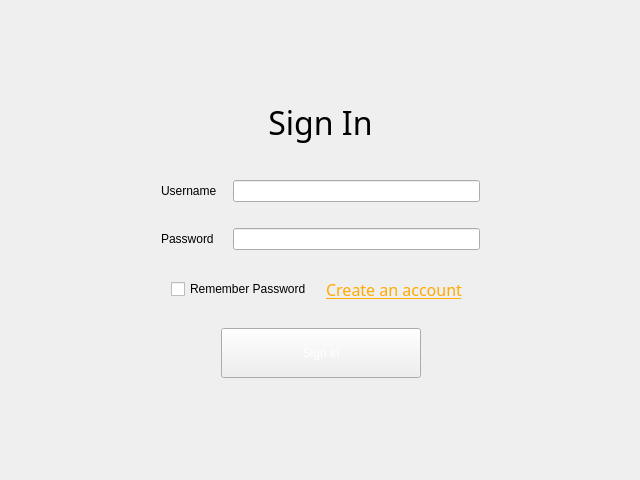
<?xml version="1.0" encoding="UTF-8"?>
<ui version="4.0">
 <class>Login</class>
 <widget class="QDialog" name="Login">
  <property name="geometry">
   <rect>
    <x>0</x>
    <y>0</y>
    <width>640</width>
    <height>480</height>
   </rect>
  </property>
  <property name="minimumSize">
   <size>
    <width>640</width>
    <height>480</height>
   </size>
  </property>
  <property name="windowTitle">
   <string>Dialog</string>
  </property>
  <layout class="QVBoxLayout" name="verticalLayout">
   <item>
    <widget class="TitleWg" name="title_wg" native="true"/>
   </item>
   <item>
    <widget class="QStackedWidget" name="stackedWidget">
     <property name="currentIndex">
      <number>0</number>
     </property>
     <widget class="QWidget" name="login_page">
      <layout class="QVBoxLayout" name="verticalLayout_3">
       <item>
        <spacer name="verticalSpacer_3">
         <property name="orientation">
          <enum>Qt::Vertical</enum>
         </property>
         <property name="sizeHint" stdset="0">
          <size>
           <width>20</width>
           <height>27</height>
          </size>
         </property>
        </spacer>
       </item>
       <item>
        <widget class="QWidget" name="widget" native="true">
         <layout class="QHBoxLayout" name="horizontalLayout">
          <item>
           <spacer name="horizontalSpacer_3">
            <property name="orientation">
             <enum>Qt::Horizontal</enum>
            </property>
            <property name="sizeHint" stdset="0">
             <size>
              <width>40</width>
              <height>20</height>
             </size>
            </property>
           </spacer>
          </item>
          <item>
           <widget class="QWidget" name="widget_2" native="true">
            <layout class="QVBoxLayout" name="verticalLayout_2">
             <item>
              <widget class="QLabel" name="label">
               <property name="font">
                <font>
                 <family>新宋体</family>
                 <pointsize>24</pointsize>
                </font>
               </property>
               <property name="text">
                <string>Sign In</string>
               </property>
               <property name="alignment">
                <set>Qt::AlignCenter</set>
               </property>
              </widget>
             </item>
             <item>
              <spacer name="verticalSpacer_4">
               <property name="orientation">
                <enum>Qt::Vertical</enum>
               </property>
               <property name="sizeType">
                <enum>QSizePolicy::Fixed</enum>
               </property>
               <property name="sizeHint" stdset="0">
                <size>
                 <width>20</width>
                 <height>20</height>
                </size>
               </property>
              </spacer>
             </item>
             <item>
              <widget class="QWidget" name="widget_3" native="true">
               <layout class="QGridLayout" name="gridLayout">
                <item row="1" column="0">
                 <spacer name="verticalSpacer">
                  <property name="orientation">
                   <enum>Qt::Vertical</enum>
                  </property>
                  <property name="sizeType">
                   <enum>QSizePolicy::Fixed</enum>
                  </property>
                  <property name="sizeHint" stdset="0">
                   <size>
                    <width>20</width>
                    <height>20</height>
                   </size>
                  </property>
                 </spacer>
                </item>
                <item row="0" column="2">
                 <widget class="QLineEdit" name="user_login"/>
                </item>
                <item row="2" column="2">
                 <widget class="QLineEdit" name="passwd_login"/>
                </item>
                <item row="0" column="0">
                 <widget class="QLabel" name="label_2">
                  <property name="text">
                   <string>Username</string>
                  </property>
                 </widget>
                </item>
                <item row="2" column="0">
                 <widget class="QLabel" name="label_3">
                  <property name="text">
                   <string>Password</string>
                  </property>
                 </widget>
                </item>
                <item row="0" column="1">
                 <spacer name="horizontalSpacer_5">
                  <property name="orientation">
                   <enum>Qt::Horizontal</enum>
                  </property>
                  <property name="sizeType">
                   <enum>QSizePolicy::Fixed</enum>
                  </property>
                  <property name="sizeHint" stdset="0">
                   <size>
                    <width>10</width>
                    <height>20</height>
                   </size>
                  </property>
                 </spacer>
                </item>
               </layout>
              </widget>
             </item>
             <item>
              <widget class="QWidget" name="widget_4" native="true">
               <layout class="QHBoxLayout" name="horizontalLayout_2">
                <item>
                 <spacer name="horizontalSpacer_6">
                  <property name="orientation">
                   <enum>Qt::Horizontal</enum>
                  </property>
                  <property name="sizeType">
                   <enum>QSizePolicy::Fixed</enum>
                  </property>
                  <property name="sizeHint" stdset="0">
                   <size>
                    <width>10</width>
                    <height>20</height>
                   </size>
                  </property>
                 </spacer>
                </item>
                <item>
                 <widget class="QCheckBox" name="remember_pwd">
                  <property name="text">
                   <string>Remember Password</string>
                  </property>
                 </widget>
                </item>
                <item>
                 <widget class="QToolButton" name="toolButton">
                  <property name="font">
                   <font>
                    <family>新宋体</family>
                    <pointsize>12</pointsize>
                    <underline>true</underline>
                   </font>
                  </property>
                  <property name="styleSheet">
                   <string notr="true">color: rgb(255, 170, 0);</string>
                  </property>
                  <property name="text">
                   <string>Create an account</string>
                  </property>
                  <property name="autoRaise">
                   <bool>true</bool>
                  </property>
                 </widget>
                </item>
                <item>
                 <spacer name="horizontalSpacer_7">
                  <property name="orientation">
                   <enum>Qt::Horizontal</enum>
                  </property>
                  <property name="sizeType">
                   <enum>QSizePolicy::Fixed</enum>
                  </property>
                  <property name="sizeHint" stdset="0">
                   <size>
                    <width>10</width>
                    <height>20</height>
                   </size>
                  </property>
                 </spacer>
                </item>
               </layout>
              </widget>
             </item>
             <item>
              <widget class="QWidget" name="widget_5" native="true">
               <layout class="QHBoxLayout" name="horizontalLayout_3">
                <item>
                 <spacer name="horizontalSpacer">
                  <property name="orientation">
                   <enum>Qt::Horizontal</enum>
                  </property>
                  <property name="sizeHint" stdset="0">
                   <size>
                    <width>52</width>
                    <height>20</height>
                   </size>
                  </property>
                 </spacer>
                </item>
                <item>
                 <widget class="QToolButton" name="login_btn">
                  <property name="minimumSize">
                   <size>
                    <width>200</width>
                    <height>50</height>
                   </size>
                  </property>
                  <property name="maximumSize">
                   <size>
                    <width>200</width>
                    <height>50</height>
                   </size>
                  </property>
                  <property name="styleSheet">
                   <string notr="true">border-image: url(:/images/balckButton.png);
font: 18pt &quot;新宋体&quot;;
color: rgb(255, 255, 255);</string>
                  </property>
                  <property name="text">
                   <string>Sign in</string>
                  </property>
                 </widget>
                </item>
                <item>
                 <spacer name="horizontalSpacer_2">
                  <property name="orientation">
                   <enum>Qt::Horizontal</enum>
                  </property>
                  <property name="sizeHint" stdset="0">
                   <size>
                    <width>52</width>
                    <height>20</height>
                   </size>
                  </property>
                 </spacer>
                </item>
               </layout>
              </widget>
             </item>
            </layout>
           </widget>
          </item>
          <item>
           <spacer name="horizontalSpacer_4">
            <property name="orientation">
             <enum>Qt::Horizontal</enum>
            </property>
            <property name="sizeHint" stdset="0">
             <size>
              <width>40</width>
              <height>20</height>
             </size>
            </property>
           </spacer>
          </item>
         </layout>
        </widget>
       </item>
       <item>
        <spacer name="verticalSpacer_2">
         <property name="orientation">
          <enum>Qt::Vertical</enum>
         </property>
         <property name="sizeHint" stdset="0">
          <size>
           <width>20</width>
           <height>27</height>
          </size>
         </property>
        </spacer>
       </item>
      </layout>
     </widget>
     <widget class="QWidget" name="reg_page">
      <layout class="QVBoxLayout" name="verticalLayout_5">
       <item>
        <spacer name="verticalSpacer_6">
         <property name="orientation">
          <enum>Qt::Vertical</enum>
         </property>
         <property name="sizeHint" stdset="0">
          <size>
           <width>20</width>
           <height>47</height>
          </size>
         </property>
        </spacer>
       </item>
       <item>
        <widget class="QWidget" name="widget_6" native="true">
         <layout class="QHBoxLayout" name="horizontalLayout_4">
          <item>
           <spacer name="horizontalSpacer_8">
            <property name="orientation">
             <enum>Qt::Horizontal</enum>
            </property>
            <property name="sizeHint" stdset="0">
             <size>
              <width>40</width>
              <height>20</height>
             </size>
            </property>
           </spacer>
          </item>
          <item>
           <widget class="QWidget" name="widget_7" native="true">
            <layout class="QVBoxLayout" name="verticalLayout_4">
             <item>
              <widget class="QLabel" name="label_4">
               <property name="font">
                <font>
                 <family>新宋体</family>
                 <pointsize>24</pointsize>
                </font>
               </property>
               <property name="text">
                <string>Create your account</string>
               </property>
               <property name="alignment">
                <set>Qt::AlignCenter</set>
               </property>
              </widget>
             </item>
             <item>
              <widget class="QWidget" name="widget_8" native="true">
               <layout class="QGridLayout" name="gridLayout_2">
                <item row="3" column="2">
                 <widget class="QLineEdit" name="passwd_reg"/>
                </item>
                <item row="0" column="1">
                 <spacer name="horizontalSpacer_9">
                  <property name="orientation">
                   <enum>Qt::Horizontal</enum>
                  </property>
                  <property name="sizeType">
                   <enum>QSizePolicy::Fixed</enum>
                  </property>
                  <property name="sizeHint" stdset="0">
                   <size>
                    <width>10</width>
                    <height>20</height>
                   </size>
                  </property>
                 </spacer>
                </item>
                <item row="1" column="0">
                 <widget class="QLabel" name="label_6">
                  <property name="text">
                   <string>Nickname</string>
                  </property>
                 </widget>
                </item>
                <item row="0" column="0">
                 <widget class="QLabel" name="label_5">
                  <property name="text">
                   <string>Username</string>
                  </property>
                 </widget>
                </item>
                <item row="1" column="2">
                 <widget class="QLineEdit" name="nike_name"/>
                </item>
                <item row="0" column="2">
                 <widget class="QLineEdit" name="name_reg"/>
                </item>
                <item row="6" column="0">
                 <widget class="QLabel" name="label_7">
                  <property name="text">
                   <string>Email</string>
                  </property>
                 </widget>
                </item>
                <item row="5" column="0">
                 <widget class="QLabel" name="label_9">
                  <property name="text">
                   <string>Phone</string>
                  </property>
                 </widget>
                </item>
                <item row="3" column="0">
                 <widget class="QLabel" name="label_8">
                  <property name="text">
                   <string>Password</string>
                  </property>
                 </widget>
                </item>
                <item row="6" column="2">
                 <widget class="QLineEdit" name="email"/>
                </item>
                <item row="5" column="2">
                 <widget class="QLineEdit" name="phone"/>
                </item>
                <item row="4" column="0">
                 <widget class="QLabel" name="label_10">
                  <property name="text">
                   <string>Confim Psswd</string>
                  </property>
                 </widget>
                </item>
                <item row="4" column="2">
                 <widget class="QLineEdit" name="pwd_confirm_reg"/>
                </item>
               </layout>
              </widget>
             </item>
             <item>
              <widget class="QWidget" name="widget_10" native="true">
               <layout class="QHBoxLayout" name="horizontalLayout_6">
                <item>
                 <spacer name="horizontalSpacer_12">
                  <property name="orientation">
                   <enum>Qt::Horizontal</enum>
                  </property>
                  <property name="sizeHint" stdset="0">
                   <size>
                    <width>52</width>
                    <height>20</height>
                   </size>
                  </property>
                 </spacer>
                </item>
                <item>
                 <widget class="QToolButton" name="reg_btn">
                  <property name="minimumSize">
                   <size>
                    <width>200</width>
                    <height>50</height>
                   </size>
                  </property>
                  <property name="maximumSize">
                   <size>
                    <width>200</width>
                    <height>50</height>
                   </size>
                  </property>
                  <property name="styleSheet">
                   <string notr="true">border-image: url(:/images/balckButton.png);
font: 18pt &quot;新宋体&quot;;
color: rgb(255, 255, 255);</string>
                  </property>
                  <property name="text">
                   <string>Create</string>
                  </property>
                 </widget>
                </item>
                <item>
                 <spacer name="horizontalSpacer_13">
                  <property name="orientation">
                   <enum>Qt::Horizontal</enum>
                  </property>
                  <property name="sizeHint" stdset="0">
                   <size>
                    <width>52</width>
                    <height>20</height>
                   </size>
                  </property>
                 </spacer>
                </item>
               </layout>
              </widget>
             </item>
            </layout>
           </widget>
          </item>
          <item>
           <spacer name="horizontalSpacer_14">
            <property name="orientation">
             <enum>Qt::Horizontal</enum>
            </property>
            <property name="sizeHint" stdset="0">
             <size>
              <width>40</width>
              <height>20</height>
             </size>
            </property>
           </spacer>
          </item>
         </layout>
        </widget>
       </item>
       <item>
        <spacer name="verticalSpacer_7">
         <property name="orientation">
          <enum>Qt::Vertical</enum>
         </property>
         <property name="sizeHint" stdset="0">
          <size>
           <width>20</width>
           <height>46</height>
          </size>
         </property>
        </spacer>
       </item>
      </layout>
     </widget>
     <widget class="QWidget" name="set_page">
      <layout class="QVBoxLayout" name="verticalLayout_7">
       <item>
        <spacer name="verticalSpacer_5">
         <property name="orientation">
          <enum>Qt::Vertical</enum>
         </property>
         <property name="sizeHint" stdset="0">
          <size>
           <width>20</width>
           <height>50</height>
          </size>
         </property>
        </spacer>
       </item>
       <item>
        <widget class="QWidget" name="widget_9" native="true">
         <layout class="QHBoxLayout" name="horizontalLayout_5">
          <item>
           <spacer name="horizontalSpacer_10">
            <property name="orientation">
             <enum>Qt::Horizontal</enum>
            </property>
            <property name="sizeHint" stdset="0">
             <size>
              <width>40</width>
              <height>20</height>
             </size>
            </property>
           </spacer>
          </item>
          <item>
           <widget class="QWidget" name="widget_11" native="true">
            <layout class="QVBoxLayout" name="verticalLayout_6">
             <item>
              <widget class="QLabel" name="label_11">
               <property name="font">
                <font>
                 <family>新宋体</family>
                 <pointsize>24</pointsize>
                </font>
               </property>
               <property name="text">
                <string>Server Setup</string>
               </property>
               <property name="alignment">
                <set>Qt::AlignCenter</set>
               </property>
              </widget>
             </item>
             <item>
              <spacer name="verticalSpacer_10">
               <property name="orientation">
                <enum>Qt::Vertical</enum>
               </property>
               <property name="sizeType">
                <enum>QSizePolicy::Fixed</enum>
               </property>
               <property name="sizeHint" stdset="0">
                <size>
                 <width>20</width>
                 <height>25</height>
                </size>
               </property>
              </spacer>
             </item>
             <item>
              <widget class="QWidget" name="widget_12" native="true">
               <layout class="QGridLayout" name="gridLayout_3">
                <item row="0" column="1">
                 <spacer name="horizontalSpacer_11">
                  <property name="orientation">
                   <enum>Qt::Horizontal</enum>
                  </property>
                  <property name="sizeType">
                   <enum>QSizePolicy::Fixed</enum>
                  </property>
                  <property name="sizeHint" stdset="0">
                   <size>
                    <width>10</width>
                    <height>20</height>
                   </size>
                  </property>
                 </spacer>
                </item>
                <item row="2" column="0">
                 <widget class="QLabel" name="label_12">
                  <property name="text">
                   <string>Port</string>
                  </property>
                 </widget>
                </item>
                <item row="0" column="0">
                 <widget class="QLabel" name="label_13">
                  <property name="text">
                   <string>Server Address</string>
                  </property>
                 </widget>
                </item>
                <item row="2" column="2">
                 <widget class="QLineEdit" name="port"/>
                </item>
                <item row="0" column="2">
                 <widget class="QLineEdit" name="address"/>
                </item>
                <item row="1" column="0">
                 <spacer name="verticalSpacer_9">
                  <property name="orientation">
                   <enum>Qt::Vertical</enum>
                  </property>
                  <property name="sizeType">
                   <enum>QSizePolicy::Fixed</enum>
                  </property>
                  <property name="sizeHint" stdset="0">
                   <size>
                    <width>20</width>
                    <height>30</height>
                   </size>
                  </property>
                 </spacer>
                </item>
               </layout>
              </widget>
             </item>
             <item>
              <spacer name="verticalSpacer_11">
               <property name="orientation">
                <enum>Qt::Vertical</enum>
               </property>
               <property name="sizeType">
                <enum>QSizePolicy::Fixed</enum>
               </property>
               <property name="sizeHint" stdset="0">
                <size>
                 <width>20</width>
                 <height>25</height>
                </size>
               </property>
              </spacer>
             </item>
             <item>
              <widget class="QWidget" name="widget_13" native="true">
               <layout class="QHBoxLayout" name="horizontalLayout_7">
                <item>
                 <spacer name="horizontalSpacer_15">
                  <property name="orientation">
                   <enum>Qt::Horizontal</enum>
                  </property>
                  <property name="sizeHint" stdset="0">
                   <size>
                    <width>52</width>
                    <height>20</height>
                   </size>
                  </property>
                 </spacer>
                </item>
                <item>
                 <widget class="QToolButton" name="reg_btn_2">
                  <property name="minimumSize">
                   <size>
                    <width>200</width>
                    <height>50</height>
                   </size>
                  </property>
                  <property name="maximumSize">
                   <size>
                    <width>200</width>
                    <height>50</height>
                   </size>
                  </property>
                  <property name="styleSheet">
                   <string notr="true">border-image: url(:/images/balckButton.png);
font: 18pt &quot;新宋体&quot;;
color: rgb(255, 255, 255);</string>
                  </property>
                  <property name="text">
                   <string>Yes</string>
                  </property>
                 </widget>
                </item>
                <item>
                 <spacer name="horizontalSpacer_16">
                  <property name="orientation">
                   <enum>Qt::Horizontal</enum>
                  </property>
                  <property name="sizeHint" stdset="0">
                   <size>
                    <width>52</width>
                    <height>20</height>
                   </size>
                  </property>
                 </spacer>
                </item>
               </layout>
              </widget>
             </item>
            </layout>
           </widget>
          </item>
          <item>
           <spacer name="horizontalSpacer_17">
            <property name="orientation">
             <enum>Qt::Horizontal</enum>
            </property>
            <property name="sizeHint" stdset="0">
             <size>
              <width>40</width>
              <height>20</height>
             </size>
            </property>
           </spacer>
          </item>
         </layout>
        </widget>
       </item>
       <item>
        <spacer name="verticalSpacer_8">
         <property name="orientation">
          <enum>Qt::Vertical</enum>
         </property>
         <property name="sizeHint" stdset="0">
          <size>
           <width>20</width>
           <height>49</height>
          </size>
         </property>
        </spacer>
       </item>
      </layout>
     </widget>
    </widget>
   </item>
  </layout>
 </widget>
 <customwidgets>
  <customwidget>
   <class>TitleWg</class>
   <extends>QWidget</extends>
   <header location="global">titlewg.h</header>
   <container>1</container>
  </customwidget>
 </customwidgets>
 <resources/>
 <connections/>
</ui>
